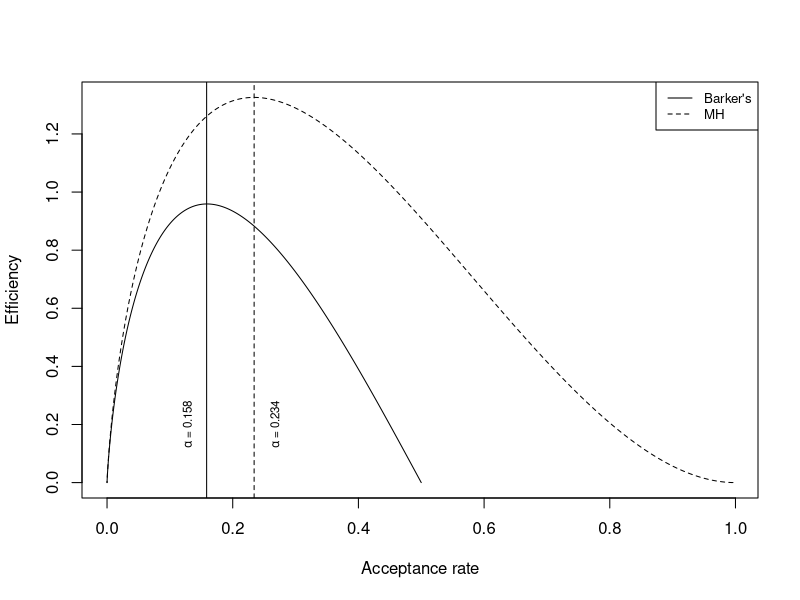
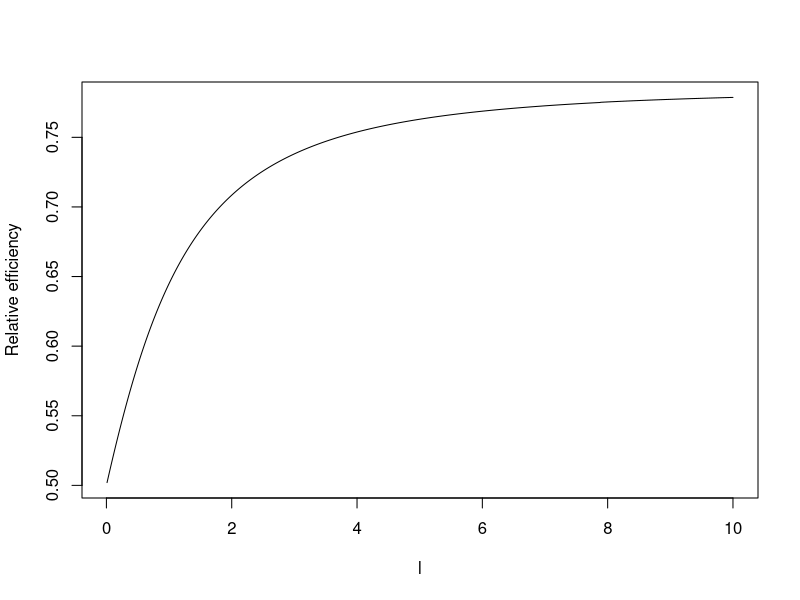

Generate these figures, in order, with R:
##################################################
### Plotting efficiency versus acceptance rate
### Plotting efficiency versus proposal scaling
##################################################


func_barker <- function(x, l)
{
  # Calculates integrand for finding M_B(l)
  foo <- x - log(1 + exp(x)) - log(2*pi*l^2)/2 - (x + l^2/2)^2/(2*l^2)
  return(exp(foo))
}

l <- seq(0.01, 10, length = 1e3)
bark_seq <- numeric(length(l))
mh_seq <- numeric(length(l))

for(i in 1:length(l))
{
  bark_seq[i] <- integrate(func_barker, lower = -Inf, upper = Inf, l = l[i])$value
  mh_seq[i] <- 2*pnorm(-l[i]/2)
}


# Plotting h(l) versus acceptance rate

#pdf("eff_vs_acc.pdf", height = 4, width = 6)
plot(mh_seq, l^2*mh_seq, type = "l", lty = 2, xlab = "Acceptance rate", ylab = "Efficiency")
lines(bark_seq, l^2*bark_seq,  lty = 1)
abline(v = c(bark_seq[which.max(l^2*bark_seq)], mh_seq[which.max(l^2*mh_seq)]), lty = c(1,2))
legend("topright", legend = c("Barker's", "MH"), lty = c(1, 2), cex = 0.8)
text(x = 0.1277295, y = 0.2, labels = expression(alpha ~ "= 0.158"), srt = 90, cex = 0.7)
text(x = 0.266722, y = 0.2, labels = expression(alpha ~ "= 0.234"), srt = 90, cex = 0.7)
#dev.off()

# Plotting h(l) versus l
# Comparison for barker's and MH.
#pdf("ratio.pdf", height = 4, width = 6)
plot(l, bark_seq/mh_seq, type = "l", xlab = expression(l), ylab = "Relative efficiency")
#dev.off()
